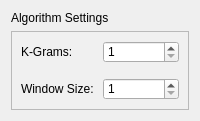
                     <widget class="QWidget" name="advancedTab">
                      <attribute name="title">
                       <string>Advanced</string>
                      </attribute>
                      <layout class="QVBoxLayout" name="verticalLayout_8">
                       <item>
                        <widget class="QLabel" name="algSettingsLabel">
                         <property name="maximumSize">
                          <size>
                           <width>16777215</width>
                           <height>20</height>
                          </size>
                         </property>
                         <property name="text">
                          <string>Algorithm Settings</string>
                         </property>
                        </widget>
                       </item>
                       <item>
                        <widget class="QFrame" name="algSettings">
                         <property name="styleSheet">
                          <string notr="true">background-color: rgb(240, 240, 240);</string>
                         </property>
                         <property name="frameShape">
                          <enum>QFrame::StyledPanel</enum>
                         </property>
                         <property name="frameShadow">
                          <enum>QFrame::Raised</enum>
                         </property>
                         <layout class="QFormLayout" name="formLayout_2">
                          <property name="verticalSpacing">
                           <number>15</number>
                          </property>
                          <item row="0" column="0">
                           <widget class="QLabel" name="kGramsLabel">
                            <property name="text">
                             <string>K-Grams: </string>
                            </property>
                           </widget>
                          </item>
                          <item row="1" column="0">
                           <widget class="QLabel" name="windowSizeLabel">
                            <property name="text">
                             <string>Window Size: </string>
                            </property>
                           </widget>
                          </item>
                          <item row="0" column="1">
                           <widget class="QSpinBox" name="kGramsSpinbox">
                            <property name="styleSheet">
                             <string notr="true">background-color: none;</string>
                            </property>
                            <property name="minimum">
                             <number>1</number>
                            </property>
                            <property name="maximum">
                             <number>255</number>
                            </property>
                           </widget>
                          </item>
                          <item row="1" column="1">
                           <widget class="QSpinBox" name="windowSizeSpinbox">
                            <property name="styleSheet">
                             <string notr="true">background-color: none;</string>
                            </property>
                            <property name="minimum">
                             <number>1</number>
                            </property>
                            <property name="maximum">
                             <number>255</number>
                            </property>
                           </widget>
                          </item>
                         </layout>
                        </widget>
                       </item>
                      </layout>
                     </widget>
